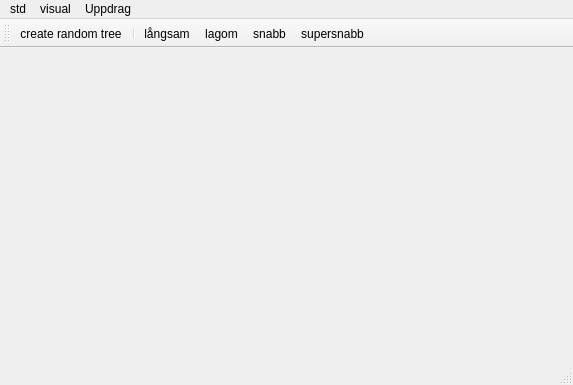
<?xml version="1.0" encoding="UTF-8"?>
<ui version="4.0">
 <class>MainWindow</class>
 <widget class="QMainWindow" name="MainWindow">
  <property name="geometry">
   <rect>
    <x>0</x>
    <y>0</y>
    <width>573</width>
    <height>385</height>
   </rect>
  </property>
  <property name="windowTitle">
   <string>Trädprogrammet</string>
  </property>
  <widget class="TreeViewWidget" name="centralWidget"/>
  <widget class="QMenuBar" name="menuBar">
   <property name="geometry">
    <rect>
     <x>0</x>
     <y>0</y>
     <width>573</width>
     <height>22</height>
    </rect>
   </property>
   <widget class="QMenu" name="menustd">
    <property name="title">
     <string>std</string>
    </property>
    <addaction name="actionrandom_tree"/>
   </widget>
   <widget class="QMenu" name="menuvisual">
    <property name="title">
     <string>visual</string>
    </property>
    <addaction name="actionSlow"/>
    <addaction name="actionNormal"/>
    <addaction name="actionFast"/>
    <addaction name="actionUltrafast"/>
   </widget>
   <widget class="QMenu" name="menuUppdrag">
    <property name="title">
     <string>Uppdrag</string>
    </property>
    <widget class="QMenu" name="menutr_dkl_ttring">
     <property name="title">
      <string>trädklättring</string>
     </property>
     <addaction name="actionPreOrder"/>
     <addaction name="actionInOrder"/>
     <addaction name="actionPostOrder"/>
     <addaction name="separator"/>
     <addaction name="actionheight"/>
     <addaction name="actionnumberOfNodes"/>
    </widget>
    <widget class="QMenu" name="menuS_ktr_d_2">
     <property name="title">
      <string>Sökträd</string>
     </property>
     <addaction name="actioninsert"/>
     <addaction name="actiondelete"/>
     <addaction name="separator"/>
     <addaction name="actioncreate_random_search_tree"/>
     <addaction name="separator"/>
     <addaction name="insert100Random"/>
     <addaction name="remove100Random"/>
     <addaction name="insertRemove1000RandomKeys"/>
    </widget>
    <widget class="QMenu" name="menuSerialisering_2">
     <property name="title">
      <string>Serialisering</string>
     </property>
     <addaction name="actionsave"/>
     <addaction name="actionread"/>
    </widget>
    <widget class="QMenu" name="menu_vrigt_2">
     <property name="title">
      <string>Övrigt</string>
     </property>
     <addaction name="actionflashNodesAtIncreasingDepth"/>
    </widget>
    <addaction name="menutr_dkl_ttring"/>
    <addaction name="menuS_ktr_d_2"/>
    <addaction name="menuSerialisering_2"/>
    <addaction name="menu_vrigt_2"/>
   </widget>
   <addaction name="menustd"/>
   <addaction name="menuvisual"/>
   <addaction name="menuUppdrag"/>
  </widget>
  <widget class="QToolBar" name="mainToolBar">
   <property name="iconSize">
    <size>
     <width>16</width>
     <height>16</height>
    </size>
   </property>
   <attribute name="toolBarArea">
    <enum>TopToolBarArea</enum>
   </attribute>
   <attribute name="toolBarBreak">
    <bool>false</bool>
   </attribute>
   <addaction name="actionrandom_tree"/>
   <addaction name="separator"/>
   <addaction name="actionSlow"/>
   <addaction name="actionNormal"/>
   <addaction name="actionFast"/>
   <addaction name="actionUltrafast"/>
  </widget>
  <widget class="QStatusBar" name="statusBar"/>
  <action name="actionrandom_tree">
   <property name="text">
    <string>create random tree</string>
   </property>
  </action>
  <action name="actioninsert">
   <property name="text">
    <string>insert...</string>
   </property>
  </action>
  <action name="actiondelete">
   <property name="text">
    <string>delete ...</string>
   </property>
  </action>
  <action name="insert100Random">
   <property name="text">
    <string>insert 100 random keys</string>
   </property>
  </action>
  <action name="remove100Random">
   <property name="text">
    <string>remove 100 random keys</string>
   </property>
  </action>
  <action name="insertRemove1000RandomKeys">
   <property name="text">
    <string>insert/remove 1000 random keys</string>
   </property>
  </action>
  <action name="actionSlow">
   <property name="checkable">
    <bool>true</bool>
   </property>
   <property name="icon">
    <iconset resource="resources.qrc">
     <normaloff>:/images/turtle.png</normaloff>:/images/turtle.png</iconset>
   </property>
   <property name="text">
    <string>långsam</string>
   </property>
  </action>
  <action name="actionNormal">
   <property name="checkable">
    <bool>true</bool>
   </property>
   <property name="icon">
    <iconset resource="resources.qrc">
     <normaloff>:/images/rabbit.png</normaloff>:/images/rabbit.png</iconset>
   </property>
   <property name="text">
    <string>lagom</string>
   </property>
  </action>
  <action name="actionFast">
   <property name="checkable">
    <bool>true</bool>
   </property>
   <property name="icon">
    <iconset resource="resources.qrc">
     <normaloff>:/images/rocket.png</normaloff>:/images/rocket.png</iconset>
   </property>
   <property name="text">
    <string>snabb</string>
   </property>
  </action>
  <action name="actionUltrafast">
   <property name="checkable">
    <bool>true</bool>
   </property>
   <property name="icon">
    <iconset resource="resources.qrc">
     <normaloff>:/images/cspeed.png</normaloff>:/images/cspeed.png</iconset>
   </property>
   <property name="text">
    <string>supersnabb</string>
   </property>
  </action>
  <action name="actionPreOrder">
   <property name="text">
    <string>flashPreOrder</string>
   </property>
  </action>
  <action name="actionInOrder">
   <property name="text">
    <string>flashInOrder</string>
   </property>
  </action>
  <action name="actionPostOrder">
   <property name="text">
    <string>flashPostOrder</string>
   </property>
  </action>
  <action name="actionheight">
   <property name="text">
    <string>height</string>
   </property>
  </action>
  <action name="actionnumberOfNodes">
   <property name="text">
    <string>numberOfNodes</string>
   </property>
  </action>
  <action name="actionsave">
   <property name="text">
    <string>save...</string>
   </property>
  </action>
  <action name="actionread">
   <property name="text">
    <string>read...</string>
   </property>
  </action>
  <action name="actionflashNodesAtIncreasingDepth">
   <property name="text">
    <string>flashNodesAtIncreasingDepth</string>
   </property>
  </action>
  <action name="actioncreate_random_search_tree">
   <property name="text">
    <string>create random search tree</string>
   </property>
  </action>
 </widget>
 <layoutdefault spacing="6" margin="11"/>
 <customwidgets>
  <customwidget>
   <class>TreeViewWidget</class>
   <extends>QWidget</extends>
   <header>treeviewwidget.h</header>
   <container>1</container>
  </customwidget>
 </customwidgets>
 <resources>
  <include location="resources.qrc"/>
 </resources>
 <connections/>
</ui>
